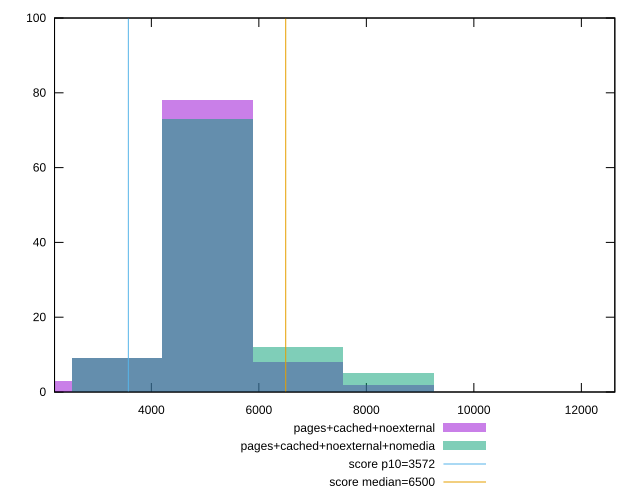

gnuplot code for this plot:
reset

$pagesCachedNoexternal <<EOF
5046.955830892556 78
3364.6372205950374 9
6729.274441190075 8
8411.593051487594 2
1682.3186102975187 3
EOF

$pagesCachedNoexternalNomedia <<EOF
5046.955830892556 73
3364.6372205950374 9
6729.274441190075 12
8411.593051487594 5
13458.54888238015 1
EOF

set key outside below
set boxwidth 1682.3186102975187
set xrange [2198.8225:12622.564]
set yrange [0:100]
set trange [0:100]
set style fill transparent solid 0.5 noborder

set parametric
set terminal svg size 640, 500 enhanced background rgb 'white'
set output "reprap/first-cpu-idle/comparison/histogram/2_vs_3.svg"

plot $pagesCachedNoexternal title "pages+cached+noexternal" with boxes, \
     $pagesCachedNoexternalNomedia title "pages+cached+noexternal+nomedia" with boxes, \
     3572,t title "score p10=3572", \
     6500,t title "score median=6500"

reset
